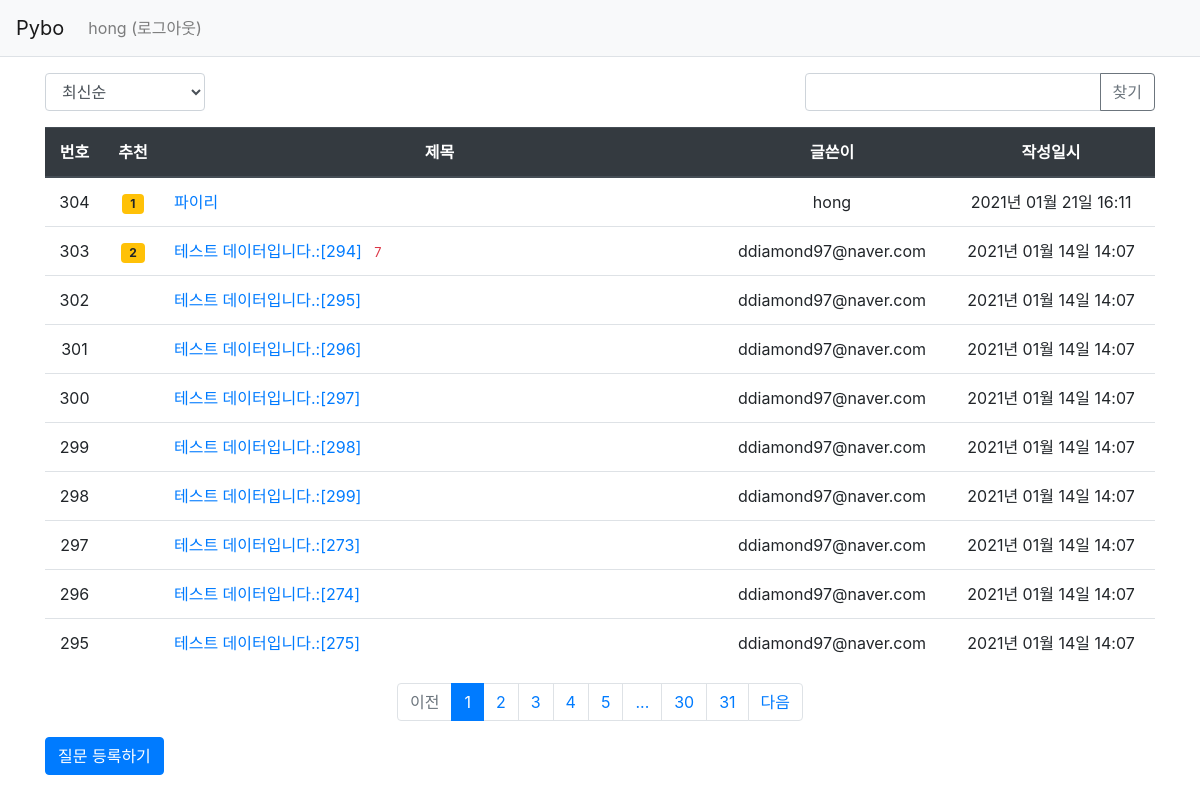
Screenshot of /question/list/ (signed in) with the database file from the repository.
### pybo/models.py (models this page shows)
class User(db.Model):
    id = db.Column(db.Integer, primary_key=True)
    username = db.Column(db.String(150), unique=True, nullable=False)
    password = db.Column(db.String(200), nullable=False)
    email = db.Column(db.String(120), unique=True, nullable=False)

class Question(db.Model):
    id = db.Column(db.Integer, primary_key=True)
    subject = db.Column(db.String(200), nullable=False)
    content = db.Column(db.Text(), nullable=False)
    create_date = db.Column(db.DateTime(), nullable=False)
    user_id = db.Column(db.Integer, db.ForeignKey('user.id', ondelete='CASCADE'), nullable=False)
    user = db.relationship('User', backref=db.backref('question_set'))
    modify_date = db.Column(db.DateTime(), nullable=True)
    voter = db.relationship('User',secondary=question_voter, backref=db.backref('question_voter_set'))

### pybo/views/question_views.py (the view, shortened to what this page needs)
@bp.route('/list/')
def _list():
    page = request.args.get('page', type=int, default=1)
    kw = request.args.get('kw', type=str, default='')
    so = request.args.get('so', type=str, default='recent')
    if so == 'recommend':
        sub_query = db.session.query(
            question_voter.c.question_id, func.count('*').label('num_voter'))\
            .group_by(question_voter.c.question_id).subquery()
        question_list=Question.query\
            .outerjoin(sub_query, Question.id==sub_query.c.question_id)\
            .order_by(sub_query.c.num_voter.desc(), Question.create_date.desc())
    elif so == 'popular':
        sub_query = db.session.query(
            Answer.question_id, func.count('*').label('num_answer')).group_by(Answer.question_id).subquery()
        question_list = Question.query \
            .outerjoin(sub_query, Question.id == sub_query.c.question_id)\
            .order_by(sub_query.c.num_answer.desc(), Question.create_date.desc())
    else:
        question_list = Question.query.order_by(Question.create_date.desc())
    question_list =question_list.paginate(page, per_page=10)
    return render_template('question/question_list.html', question_list=question_list, page=page, kw=kw, so=so)

### pybo/filter.py (called while the page is built)
def format_datetime(value, fmt='%Y년 %m월 %d일 %H:%M'):
    return value.strftime(fmt)

### pybo/views/auth_views.py (called while the page is built)
@bp.before_app_request
def load_logged_in_user():
    user_id = session.get('user_id')
    if user_id is None:
        g.user = None
    else:
        g.user = User.query.get(user_id)

### pybo/templates/question/question_list.html (shortened to what this page needs)
{% extends 'base.html' %}
{% block content %}
<div class = "container my-3">
    <div class="row justify-content-between my-3">
        <div class="col-2">
            <select class="form-control so">
                <option value="recent"{% if so=='recent' %}selected{% endif %}>최신순</option>
            </select>
        </div>
        <div class="col-4 input-group">
            <input type="text" class="form-control kw" value="{{ kw or '' }}">
            <div class="input-group-append">
                <button class="btn btn-outline-secondary" type="button" id="btn_search">찾기</button>
            </div>
        </div>
    </div>
    <table class="table">
        <thead>
        <tr class ="text-center thead-dark">
            <th>번호</th>
            <th>추천</th>
            <th style="width:50%">제목</th>
            <th>글쓴이</th>
            <th>작성일시</th>
        </tr>
        </thead>
        <tbody>
        {% if question_list %}
        {% for question in question_list.items %}
        <tr class="text-center">
            <td>{{ question_list.total-((question_list.page-1)*question_list.per_page)-loop.index0 }}</td>
            <td>
                {% if question.voter|length >0 %}
                <span class="badge badge-warning px-2 py-1">{{ question.voter|length }}</span>
                {% endif %}
            </td>
            <td class="text-left">
                <a href="{{url_for('question.detail',question_id=question.id)}}">{{question.subject}}</a>
                {% if question.answer_set|length > 0 %}
                <span class="text-danger small ml-2">{{question.answer_set|length}}</span>
                {% endif %}
            </td>
            <td>{{question.user.username}}</td>
            <td>{{question.create_date|datetime}}</td>
        </tr>
        {% endfor %}
        {% else %}
        <tr>
            <td colspan="3">질문이 없습니다.</td>
        </tr>
        {% endif %}
        </tbody>
    </table>
    <ul class="pagination justify-content-center">
        {% if question_list.has_prev%}
        <li class="page-item">
            <a class="page-link" data-page="{{ question_list.prev_num }}" href="#">이전</a>
        </li>
        {% else %}
        <li class="page-item disabled">
            <a class="page-link" tabindex="-1" aria-disabled="true" href="#">이전</a>
        </li>
        {% endif %}
        {% for page_num in question_list.iter_pages() %}
            {% if page_num %}
                {% if page_num != question_list.page %}
                <li class="page-item">
                    <a class="page-link" data-page="{{ page_num }}" href="#">{{ page_num }}</a>
                </li>
                {%else%}
                <li class="page-item active" aria-current="page">
                    <a class="page-link" href="#">{{page_num}}</a>
                </li>
                {% endif %}
            {%else%}
                <li class="disabled">
                    <a class="page-link" href="#">...</a>
                </li>
            {%endif%}
        {%endfor%}
        {%if question_list.has_next%}
        <li class="page-item">
            <a class="page-link" data-page="{{ question_list.next_num }}" href="#">다음</a>
        </li>
        {%endif%}
    </ul>
    <a href="{{url_for('question.create')}}" class="btn btn-primary">질문 등록하기</a>
</div>
{% endblock %}

### pybo/templates/navbar.html (shortened to what this page needs)
<nav class="navbar navbar-expand-lg navbar-light bg-light border-bottom">
    <a class="navbar-brand" href="{{url_for('main.index')}}">Pybo</a>
    <div class="collapse navbar-collapse flex-grow-0" id="navbarNav">
        {% if g.user %}
        <ul class="navbar-nav">
            <li class="nav-item">
                <a class="nav-link" href="{{url_for('auth.logout')}}">{{ g.user.username }} (로그아웃)</a>
            </li>
        </ul>
        {% endif %}
    </div>
</nav>

### rows the page displays
User: user.username "hong"
Question: total "304", voter|length "1", subject "파이리", user.username "hong", create_date "2021년 01월 21일 16:11"
Question: total "303", voter|length "2", subject "테스트 데이터입니다.:[294]", answer_set|length "7", user.username "ddiamond97@naver.com", create_date "2021년 01월 14일 14:07"
Question: total "302", subject "테스트 데이터입니다.:[295]", user.username "ddiamond97@naver.com", create_date "2021년 01월 14일 14:07"
Question: id "301", subject "테스트 데이터입니다.:[296]", user.username "ddiamond97@naver.com", create_date "2021년 01월 14일 14:07"
Question: total "300", subject "테스트 데이터입니다.:[297]", user.username "ddiamond97@naver.com", create_date "2021년 01월 14일 14:07"
Question: total "299", subject "테스트 데이터입니다.:[298]", user.username "ddiamond97@naver.com", create_date "2021년 01월 14일 14:07"
Question: total "298", subject "테스트 데이터입니다.:[299]", user.username "ddiamond97@naver.com", create_date "2021년 01월 14일 14:07"
Question: total "297", subject "테스트 데이터입니다.:[273]", user.username "ddiamond97@naver.com", create_date "2021년 01월 14일 14:07"
Question: total "296", subject "테스트 데이터입니다.:[274]", user.username "ddiamond97@naver.com", create_date "2021년 01월 14일 14:07"
Question: total "295", subject "테스트 데이터입니다.:[275]", user.username "ddiamond97@naver.com", create_date "2021년 01월 14일 14:07"

### other values shown
{{ page_num }} "1"
{{ page_num }} "2" "3" "4" "5" "30" "31"
